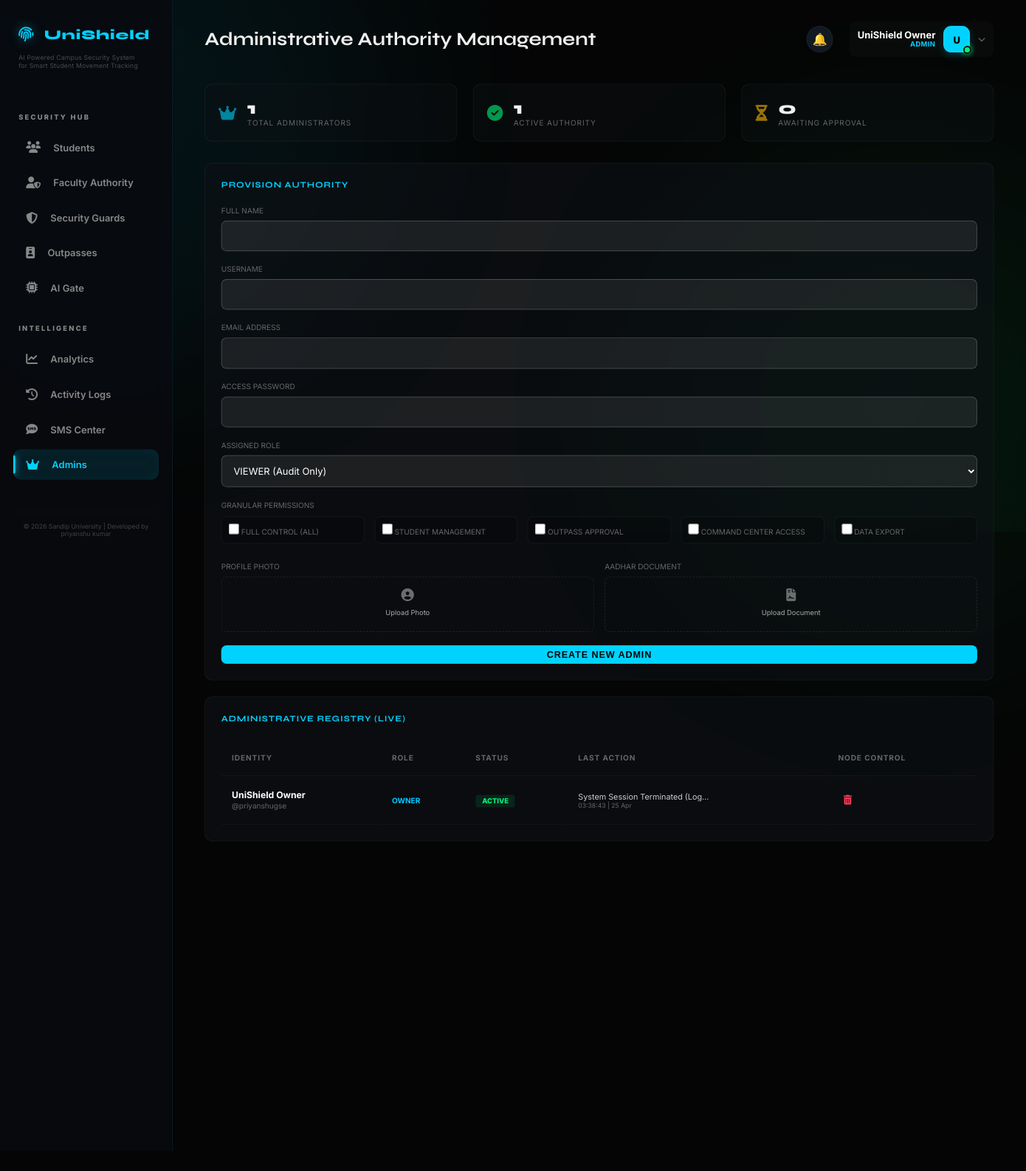
/admin/manage_admins (signed in), run on an earlier commit of the app's database.
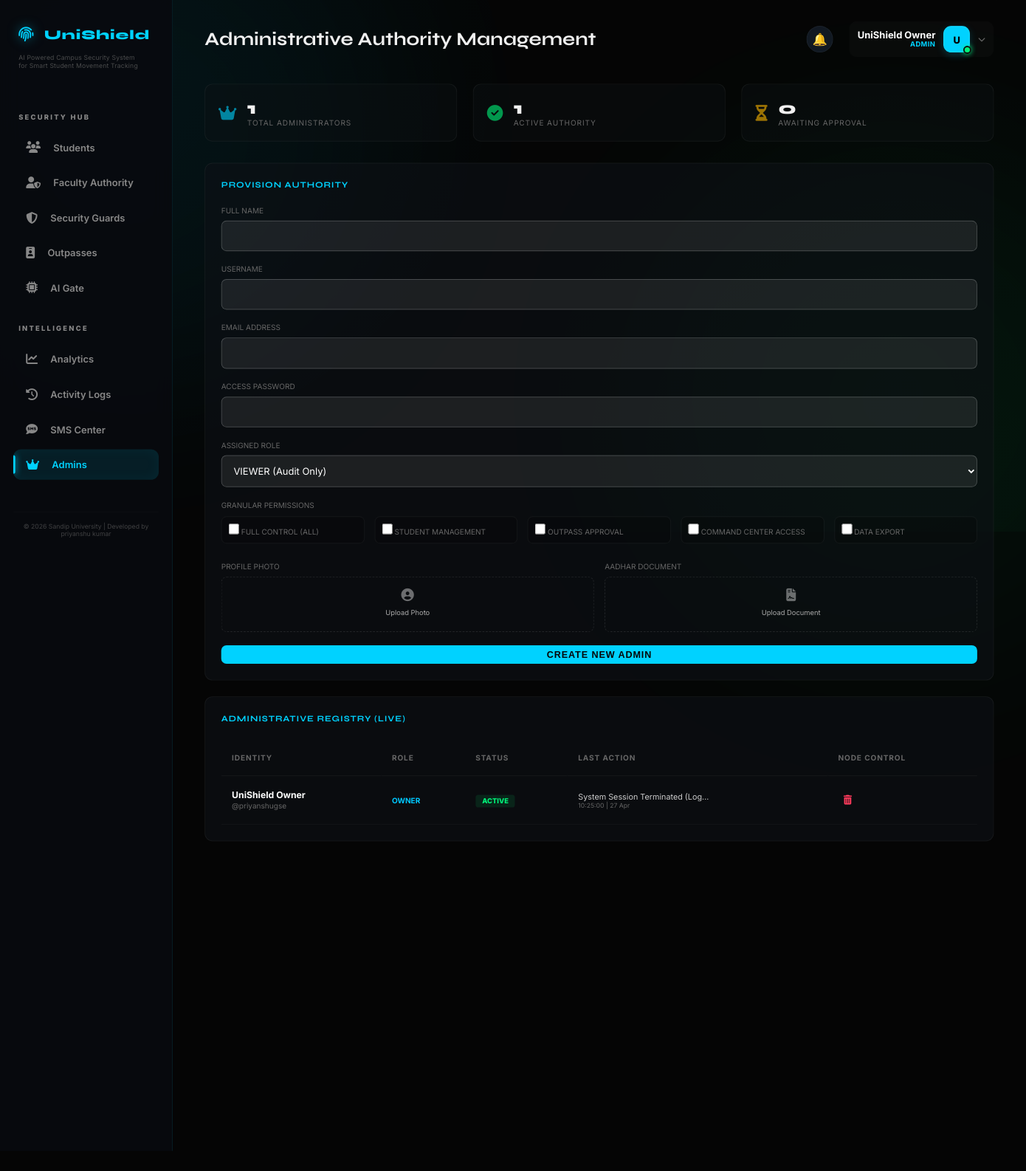
And on a later commit of the database.
### models/user.py (models this page shows, shortened)
class User(db.Model, UserMixin):
    __tablename__ = 'users'
    id = db.Column(db.Integer, primary_key=True)
    username = db.Column(db.String(80), unique=True, nullable=False)
    email = db.Column(db.String(120), unique=True)
    password_hash = db.Column(db.String(128), nullable=False)
    role = db.Column(db.String(20), nullable=False)  # admin | guard | student
    name = db.Column(db.String(100), nullable=False)
    student_id = db.Column(db.String(50), unique=True)
    phone = db.Column(db.String(15))
    parent_phone = db.Column(db.String(15))
    department = db.Column(db.String(200))
    course = db.Column(db.String(100))
    session_year = db.Column(db.String(50))
    year = db.Column(db.Integer)
    hostel_room = db.Column(db.String(20))
    face_encoded = db.Column(db.Text)          # JSON string of encoding
    face_image = db.Column(db.String(200))     # Full path to encoded photo
    photo_path = db.Column(db.String(200))     # Path to stored photo
    id_card_photo = db.Column(db.String(200))  # Path to ID card scan
    is_blacklisted = db.Column(db.Boolean, default=False)
    violations = db.Column(db.Integer, default=0)
    admin_role = db.Column(db.String(30), default='VIEWER') # OWNER | SUPER_ADMIN | SECURITY_ADMIN | VIEWER
    employee_id = db.Column(db.String(50), unique=True)
    permissions = db.Column(db.Text) # JSON list of permissions
    status = db.Column(db.String(20), default='PENDING') # PENDING | ACTIVE | INACTIVE
    last_login = db.Column(db.DateTime)
    last_active = db.Column(db.DateTime, default=datetime.utcnow)
    last_action = db.Column(db.String(200)) # Last readable action performed
    is_active = db.Column(db.Boolean, default=True)
    created_at = db.Column(db.DateTime, default=datetime.utcnow)
    signature_path = db.Column(db.String(200))
    stamp_path = db.Column(db.String(200))
    assigned_gate = db.Column(db.String(50))
    shift_timing = db.Column(db.String(100))
    emergency_contact = db.Column(db.String(15))
    aadhar_document = db.Column(db.String(200))  # Self-attested document

### routes/admin.py (the view, shortened to what this page needs)
@admin_bp.route('/manage_admins', methods=['GET', 'POST'])
@login_required
@admin_required
def manage_admins():
    import json
    all_admins = User.query.filter_by(role='admin').all()
    total_admins = len(all_admins)
    active_admins = sum(1 for a in all_admins if a.status == 'ACTIVE')
    pending_admins = sum(1 for a in all_admins if a.status == 'PENDING')
    return render_template('admin/manage_admins.html',
                         admins=all_admins,
                         total=total_admins,
                         active=active_admins,
                         pending=pending_admins)

### routes/admin.py (called while the page is built)
def admin_required(f):
    @wraps(f)
    def decorated_function(*args, **kwargs):
        if not current_user.is_authenticated or current_user.role != 'admin':
            flash('Admin access required', 'danger')
            return redirect(url_for('auth.login'))
        return f(*args, **kwargs)
    return decorated_function

### templates/admin/manage_admins.html (shortened to what the changed rows need)
{% extends "base.html" %}
{% block page_title %}Administrative Authority Management{% endblock %}
{% block content %}
<div class="admin-grid">
    <div class="section-panel">
        <table class="admin-table">
            <thead>
                <tr>
                    <th>Identity</th>
                    <th>Role</th>
                    <th>Status</th>
                    <th>Last Action</th>
                    <th>Node Control</th>
                </tr>
            </thead>
            <tbody>
                {% for a in admins %}
                <tr>
                    <td>
                        <span class="admin-name">{{ a.name }}</span>
                        <span class="admin-email">@{{ a.username }}</span>
                    </td>
                    <td>
                        <span style="font-weight: 700; font-size: 0.7rem; color: #00c8ff;">{{ a.admin_role }}</span>
                    </td>
                    <td>
                        <span class="badge-status {{ a.status.lower() }}">{{ a.status }}</span>
                    </td>
                    <td>
                        <div class="admin-action-log" title="{{ a.last_action }}">
                            {{ a.last_action if a.last_action else 'No recent signal.' }}
                        </div>
                        <div style="font-size: 0.6rem; color: var(--text-muted);">
                            {{ a.last_login.strftime('%H:%M:%S | %d %b') if a.last_login else 'Never logged in' }}
                        </div>
                    </td>
                    <td>
                        <div style="display: flex; gap: 10px; align-items: center;">
                            <form action="{{ url_for('admin.delete_user', user_id=a.id) }}" method="POST"
                                onsubmit="return confirm('CRITICAL: Purge this administrative node?');"
                                style="display: inline;">
                                <button type="submit" class="btn-action btn-del"><i
                                        class="fas fa-trash-alt"></i></button>
                            </form>
                        </div>
                    </td>
                </tr>
                {% endfor %}
            </tbody>
        </table>
    </div>
</div>
{% endblock %}

### templates/base.html (shortened to what the changed rows need)
<!DOCTYPE html>
<html lang="en">
<head>
    <link rel="stylesheet" href="https://cdnjs.cloudflare.com/ajax/libs/font-awesome/6.4.0/css/all.min.css">
</head>
<body>
    <main style="{% if not current_user.is_authenticated %}margin-left: 0;{% endif %}">
        {% if current_user.is_authenticated %}
        <div class="top-bar">
            <h1 style="font-size: 1.75rem;">{% block page_title %}{% endblock %}</h1>
            <div style="display: flex; align-items: center; gap: 1.5rem;">
                {% if current_user.role == 'admin' %}
                <div class="nb-wrap" id="nb-wrap">
                  <button class="nb-btn" onclick="nbToggle()">🔔
                  </button>
                </div>
                {% else %}
                <a href="#" class="notification-bell">
                    <i class="fas fa-bell"></i>
                    <span id="notif-badge" class="badge">0</span>
                </a>
                {% endif %}
                <div class="profile-dropdown-container">
                    <div class="profile-trigger" id="profileTrigger">
                        <div class="profile-info-text">
                            <p class="name">{{ current_user.name }}</p>
                            <p class="role">{{ current_user.role | upper }}</p>
                        </div>
                        <div class="avatar-box">
                            {% if current_user.photo_path %}
                                <img src="{{ url_for('static', filename='uploads/' + current_user.photo_path) }}" alt="Avatar">
                            {% else %}
                                <span>{{ current_user.name[0] | upper }}</span>
                            {% endif %}
                            <div class="online-dot"></div>
                        </div>
                        <i class="fas fa-chevron-down toggle-icon"></i>
                    </div>
                </div>
            </div>
        </div>
        {% endif %}
        {% block content %}{% endblock %}
    </main>
</body>
</html>

What changed in the data, as far as the page shows it:
changed User "UniShield Owner": last_login "03:38:43 | 25 Apr" → "10:25:00 | 27 Apr"
